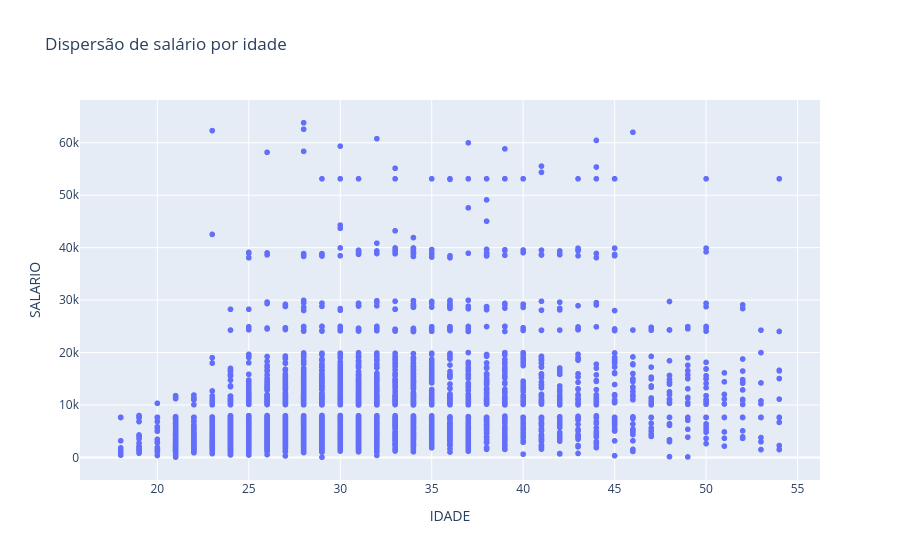

The notebook cell saved with this chart:
### Code cell
fig = px.scatter(dados, x ='IDADE', y='SALARIO', title = 'Dispersão de salário por idade')
fig.show()

### Figure 1 — Plotly figure (JSON) as saved in the notebook; plotly's stock layout.template omitted (floating-point values rounded to 4 significant figures; data arrays with more than 128 entries replaced by an {"elided": "..."} marker saying what was removed)
{"data": [{"hovertemplate": "IDADE=%{x}<br>SALARIO=%{y}<extra></extra>", "legendgroup": "", "marker": {"color": "#636efa", "symbol": "circle"}, "mode": "markers", "name": "", "showlegend": false, "type": "scattergl", "x": {"elided": "4197 int values"}, "xaxis": "x", "y": {"elided": "4197 float values"}, "yaxis": "y"}], "layout": {"legend": {"tracegroupgap": 0}, "title": {"text": "Dispersão de salário por idade"}, "xaxis": {"anchor": "y", "domain": [0, 1], "title": {"text": "IDADE"}}, "yaxis": {"anchor": "x", "domain": [0, 1], "title": {"text": "SALARIO"}}}}
